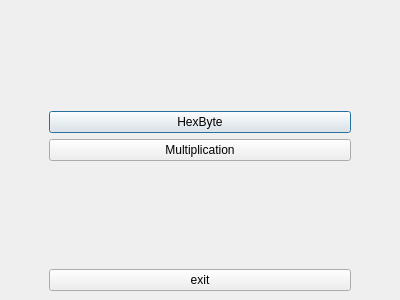
<?xml version="1.0" encoding="UTF-8"?>
<ui version="4.0">
 <class>MenuDialog</class>
 <widget class="QDialog" name="MenuDialog">
  <property name="geometry">
   <rect>
    <x>0</x>
    <y>0</y>
    <width>400</width>
    <height>300</height>
   </rect>
  </property>
  <property name="windowTitle">
   <string>Dialog</string>
  </property>
  <layout class="QVBoxLayout" name="verticalLayout_2">
   <property name="margin">
    <number>9</number>
   </property>
   <item>
    <layout class="QVBoxLayout" name="verticalLayout">
     <property name="leftMargin">
      <number>40</number>
     </property>
     <property name="rightMargin">
      <number>40</number>
     </property>
     <item>
      <spacer name="verticalSpacer">
       <property name="orientation">
        <enum>Qt::Vertical</enum>
       </property>
       <property name="sizeHint" stdset="0">
        <size>
         <width>20</width>
         <height>40</height>
        </size>
       </property>
      </spacer>
     </item>
     <item>
      <widget class="QPushButton" name="hexByteButton">
       <property name="text">
        <string>HexByte</string>
       </property>
      </widget>
     </item>
     <item>
      <widget class="QPushButton" name="multiplicationButton">
       <property name="text">
        <string>Multiplication</string>
       </property>
      </widget>
     </item>
     <item>
      <spacer name="verticalSpacer_2">
       <property name="orientation">
        <enum>Qt::Vertical</enum>
       </property>
       <property name="sizeHint" stdset="0">
        <size>
         <width>20</width>
         <height>40</height>
        </size>
       </property>
      </spacer>
     </item>
    </layout>
   </item>
   <item>
    <layout class="QVBoxLayout" name="verticalLayout_4">
     <property name="leftMargin">
      <number>40</number>
     </property>
     <property name="rightMargin">
      <number>40</number>
     </property>
     <item>
      <widget class="QPushButton" name="exitButton">
       <property name="text">
        <string>exit</string>
       </property>
      </widget>
     </item>
    </layout>
   </item>
  </layout>
 </widget>
 <resources/>
 <connections>
  <connection>
   <sender>exitButton</sender>
   <signal>clicked()</signal>
   <receiver>MenuDialog</receiver>
   <slot>close()</slot>
   <hints>
    <hint type="sourcelabel">
     <x>199</x>
     <y>286</y>
    </hint>
    <hint type="destinationlabel">
     <x>199</x>
     <y>149</y>
    </hint>
   </hints>
  </connection>
 </connections>
</ui>
